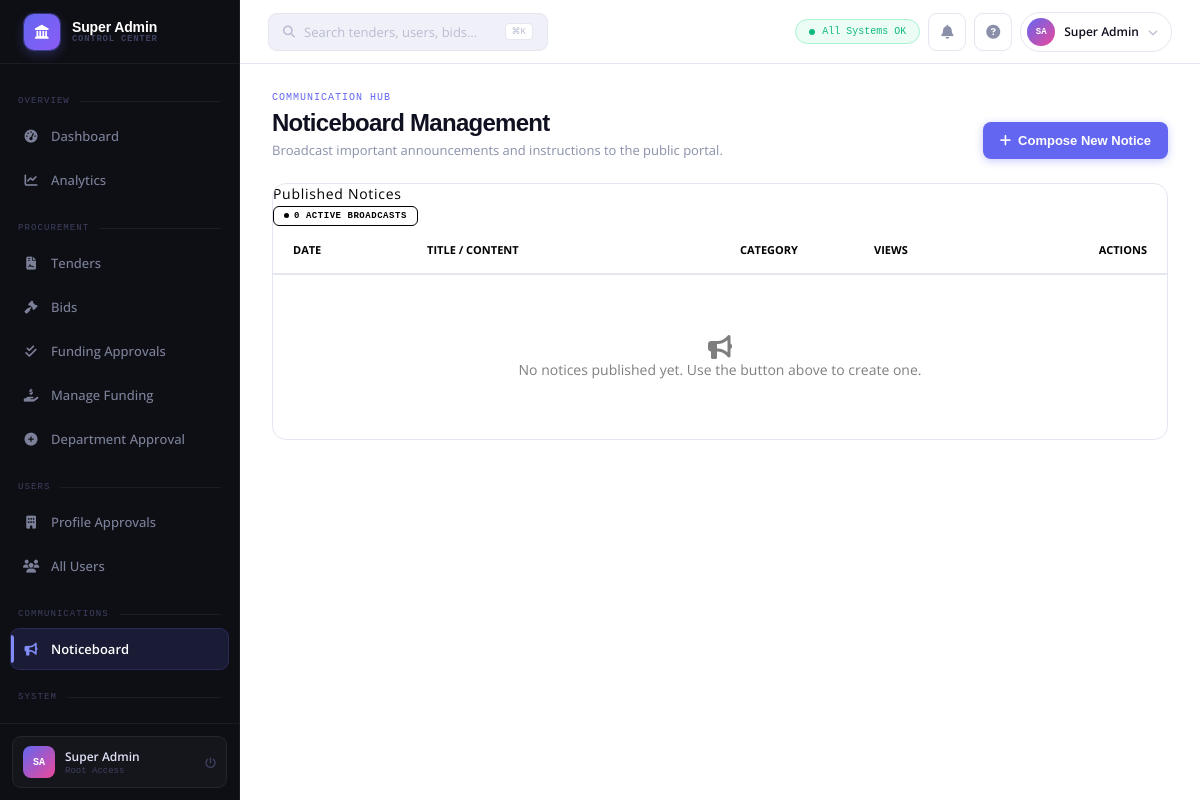
/coreadmin/notices/ (signed in), run on an earlier commit of the app's database.
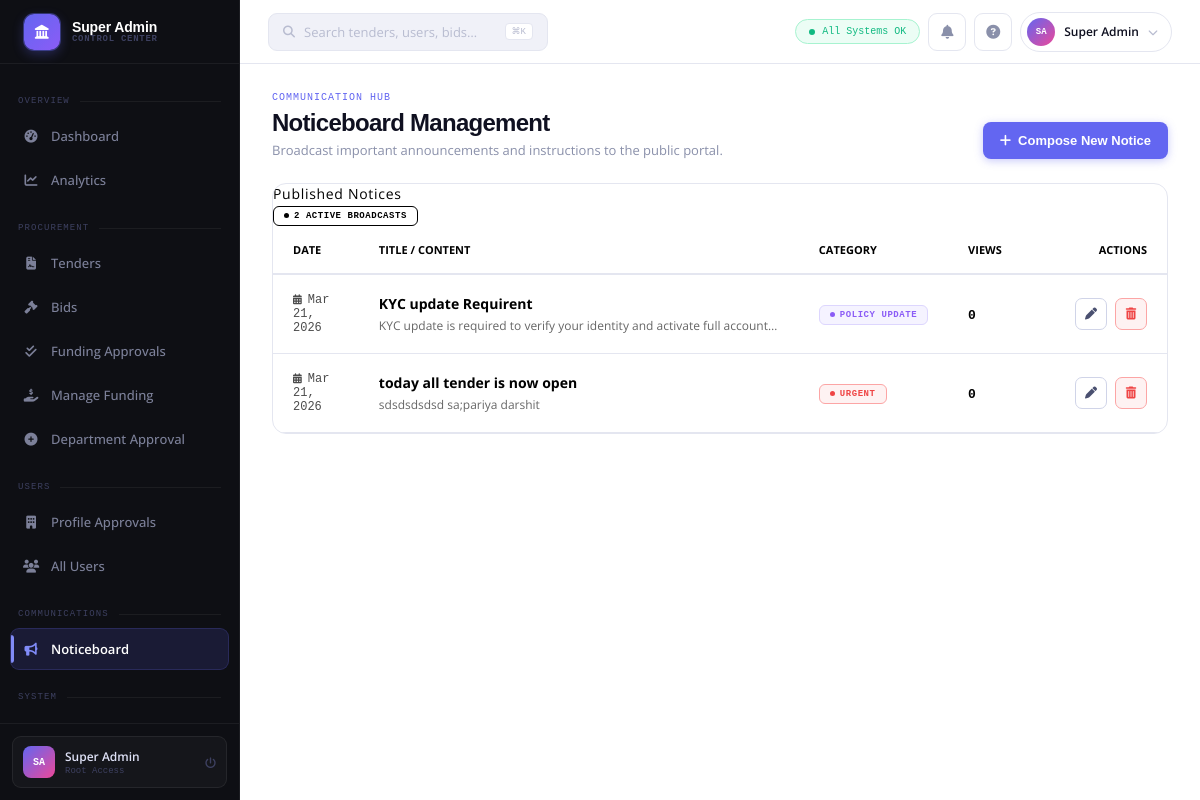
And on a later commit of the database.
### coreadmin/models.py (models this page shows, shortened)
class Notice(models.Model):
    CATEGORY_CHOICES = (
        ('Urgent', 'Urgent'),
        ('Tender Notice', 'Tender Notice'),
        ('Policy Update', 'Policy Update'),
        ('Training', 'Training'),
        ('System Notice', 'System Notice'),
        ('Contract Award', 'Contract Award'),
        ('General', 'General'),
    )
    title = models.CharField(max_length=255)
    description = models.TextField()
    category = models.CharField(max_length=50, choices=CATEGORY_CHOICES, default='General')
    is_active = models.BooleanField(default=True)
    is_pinned = models.BooleanField(default=False)
    created_at = models.DateTimeField(auto_now_add=True)
    created_by = models.ForeignKey(User, on_delete=models.SET_NULL, null=True, blank=True)
    view_count = models.PositiveIntegerField(default=0)

### coreadmin/views.py (the view)
# urls.py: path('notices/', views.notice_list, name='notice_list'),
@login_required
def notice_list(request):
    notices = Notice.objects.all().order_by('-created_at')
    return render(request, 'manage_notices.html', {'notices': notices})

### accounts/context_processors.py (called while the page is built)
def notifications(request):
    if request.user.is_authenticated:
        user_notifications = Notification.objects.filter(user=request.user).order_by('-created_at')
        unread_count = user_notifications.filter(is_read=False).count()
        return {
            'notifications': user_notifications,
            'unread_count': unread_count,
        }
    return {
        'notifications': [],
        'unread_count': 0,
    }

### coreadmin/templates/manage_notices.html (shortened to what the changed rows need)
{% extends 'coreadmin_base.html' %}
{% load static %}
{% block content %}
<div class="card">
    <div class="card-head" style="background:var(--bg3); border-bottom:2px solid var(--border2);">
        <div class="card-title" style="color:var(--text); letter-spacing:0.05em;">Published Notices</div>
        <span class="badge badge-gray" style="font-family:monospace; font-weight:700;">{{ notices.count }} ACTIVE BROADCASTS</span>
    </div>
    <div class="card-body" style="padding:0; overflow-x:auto;">
        <table style="width: 100%; border-collapse: collapse;" id="noticesTable">
            <thead style="background: var(--bg2); border-bottom: 2px solid var(--border);">
                <tr style="text-align: left; font-size: 11px; color: var(--text); text-transform: uppercase;">
                    <th style="padding: 16px 20px; width: 15%;">Date</th>
                    <th style="padding: 16px 20px; width: 35%;">Title / Content</th>
                    <th style="padding: 16px 20px; width: 15%;">Category</th>
                    <th style="padding: 16px 20px; width: 10%;">Views</th>
                    <th style="padding: 16px 20px; width: 25%; text-align: right;">Actions</th>
                </tr>
            </thead>
            <tbody>
                {% for notice in notices %}
                <tr style="border-bottom: 1px solid var(--border); transition: background 0.2s;">
                    <td style="padding: 18px 20px; font-family:'Space Mono', monospace; font-size:12px; color:var(--text); opacity:0.7;">
                        <i class="fas fa-calendar-alt" style="margin-right:6px; font-size:10px;"></i>{{ notice.created_at|date:"M d, Y" }}
                    </td>
                    <td style="padding: 18px 20px;">
                        <div style="display:flex; align-items:center; gap:8px;">
                            <span style="font-weight:700; font-size:14px; color:var(--text);">{{ notice.title }}</span>
                        </div>
                        <div style="font-size:12px; color:var(--text); opacity:0.6; margin-top:4px; max-width:400px; white-space:nowrap; overflow:hidden; text-overflow:ellipsis;">
                            {{ notice.description }}
                        </div>
                    </td>
                    <td style="padding: 18px 20px;">
                        {% if notice.category == 'Urgent' %}
                            <span class="badge bg-red">{{ notice.category }}</span>
                        {% elif notice.category == 'Policy Update' %}
                            <span class="badge bg-purple">{{ notice.category }}</span>
                        {% elif notice.category == 'Contract Award' %}
                            <span class="badge bg-green">{{ notice.category }}</span>
                        {% elif notice.category == 'Tender Notice' %}
                            <span class="badge bg-blue">{{ notice.category }}</span>
                        {% else %}
                            <span class="badge bg-gray">{{ notice.category }}</span>
                        {% endif %}
                    </td>
                    <td style="padding: 18px 20px;">
                        <span style="font-family:monospace; font-size:13px; font-weight:600;">{{ notice.view_count }}</span>
                    </td>
                    <td style="padding: 18px 20px; text-align: right;">
                        <div style="display:flex; gap:8px; justify-content:flex-end;">
                            <button type="button" class="btn btn-outline btn-icon btn-sm" title="Edit"
                                    onclick="editNotice('{{ notice.id }}', '{{ notice.title|escapejs }}', '{{ notice.description|escapejs }}', '{{ notice.category }}', {{ notice.is_pinned|yesno:'true,false' }})">
                                <i class="fas fa-pen"></i>
                            </button>
                            <form method="POST" action="{% url 'coreadmin:delete_notice' notice.id %}" onsubmit="return confirm('Are you sure you want to delete this notice?');" style="display:inline;">
                                <button type="submit" class="btn btn-red btn-icon btn-sm" title="Delete"><i class="fas fa-trash-can"></i></button>
                            </form>
                        </div>
                    </td>
                </tr>
                {% empty %}
                <tr>
                    <td colspan="5" style="text-align:center; padding:60px; color:var(--text); opacity:0.5;">
                        <i class="fas fa-bullhorn mb-3" style="font-size: 24px;"></i>
                        <div style="font-size: 14px;">No notices published yet. Use the button above to create one.</div>
                    </td>
                </tr>
                {% endfor %}
            </tbody>
        </table>
    </div>
</div>
{% endblock %}

What changed in the data, as far as the page shows it:
added Notice: created_at "Mar 21, 2026", title "KYC update Requirent", description "KYC update is required to verify your identity and activate full account…", category "POLICY UPDATE", view_count "0"
added Notice: created_at "Mar 21, 2026", title "today all tender is now open", description "sdsdsdsdsd sa;pariya darshit", category "URGENT", view_count "0"
Also different on the page:
{{ notices.count }}: "0" → "2"
text no longer shown: "No notices published yet. Use the button above to create one."
